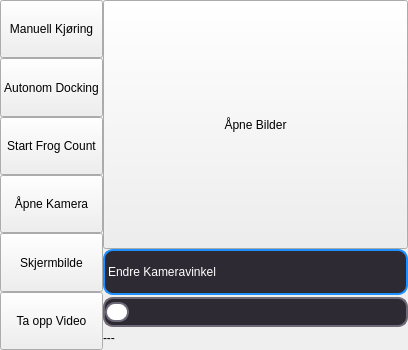
                              <widget class="QFrame" name="motorOuterContainer">
                               <property name="sizePolicy">
                                <sizepolicy hsizetype="Preferred" vsizetype="Preferred">
                                 <horstretch>0</horstretch>
                                 <verstretch>0</verstretch>
                                </sizepolicy>
                               </property>
                               <property name="minimumSize">
                                <size>
                                 <width>0</width>
                                 <height>350</height>
                                </size>
                               </property>
                               <property name="maximumSize">
                                <size>
                                 <width>16777215</width>
                                 <height>16777215</height>
                                </size>
                               </property>
                               <property name="styleSheet">
                                <string notr="true"/>
                               </property>
                               <layout class="QVBoxLayout" name="verticalLayout_7">
                                <property name="spacing">
                                 <number>0</number>
                                </property>
                                <property name="leftMargin">
                                 <number>0</number>
                                </property>
                                <property name="topMargin">
                                 <number>0</number>
                                </property>
                                <property name="rightMargin">
                                 <number>0</number>
                                </property>
                                <property name="bottomMargin">
                                 <number>0</number>
                                </property>
                                <item>
                                 <layout class="QHBoxLayout" name="horizontalLayout_2">
                                  <item>
                                   <layout class="QVBoxLayout" name="verticalLayout_15">
                                    <item>
                                     <widget class="QPushButton" name="btnManuell">
                                      <property name="sizePolicy">
                                       <sizepolicy hsizetype="Minimum" vsizetype="Minimum">
                                        <horstretch>0</horstretch>
                                        <verstretch>0</verstretch>
                                       </sizepolicy>
                                      </property>
                                      <property name="text">
                                       <string>Manuell Kjøring</string>
                                      </property>
                                     </widget>
                                    </item>
                                    <item>
                                     <widget class="QPushButton" name="btnAutonom">
                                      <property name="sizePolicy">
                                       <sizepolicy hsizetype="Minimum" vsizetype="Minimum">
                                        <horstretch>0</horstretch>
                                        <verstretch>0</verstretch>
                                       </sizepolicy>
                                      </property>
                                      <property name="text">
                                       <string>Autonom Docking</string>
                                      </property>
                                     </widget>
                                    </item>
                                    <item>
                                     <widget class="QPushButton" name="btnFrogCount">
                                      <property name="sizePolicy">
                                       <sizepolicy hsizetype="Minimum" vsizetype="Minimum">
                                        <horstretch>0</horstretch>
                                        <verstretch>0</verstretch>
                                       </sizepolicy>
                                      </property>
                                      <property name="text">
                                       <string>Start Frog Count</string>
                                      </property>
                                     </widget>
                                    </item>
                                    <item>
                                     <widget class="QPushButton" name="btnOpenCamera">
                                      <property name="sizePolicy">
                                       <sizepolicy hsizetype="Minimum" vsizetype="Minimum">
                                        <horstretch>0</horstretch>
                                        <verstretch>0</verstretch>
                                       </sizepolicy>
                                      </property>
                                      <property name="text">
                                       <string>Åpne Kamera</string>
                                      </property>
                                     </widget>
                                    </item>
                                    <item>
                                     <widget class="QPushButton" name="btnTakePic">
                                      <property name="sizePolicy">
                                       <sizepolicy hsizetype="Minimum" vsizetype="Minimum">
                                        <horstretch>0</horstretch>
                                        <verstretch>0</verstretch>
                                       </sizepolicy>
                                      </property>
                                      <property name="text">
                                       <string>Skjermbilde</string>
                                      </property>
                                     </widget>
                                    </item>
                                    <item>
                                     <widget class="QPushButton" name="btnRecord">
                                      <property name="sizePolicy">
                                       <sizepolicy hsizetype="Minimum" vsizetype="Minimum">
                                        <horstretch>0</horstretch>
                                        <verstretch>0</verstretch>
                                       </sizepolicy>
                                      </property>
                                      <property name="text">
                                       <string>Ta opp Video</string>
                                      </property>
                                     </widget>
                                    </item>
                                   </layout>
                                  </item>
                                  <item>
                                   <layout class="QVBoxLayout" name="verticalLayout_16">
                                    <item>
                                     <layout class="QVBoxLayout" name="verticalLayout_34">
                                      <item>
                                       <layout class="QHBoxLayout" name="horizontalLayout_15">
                                        <item>
                                         <widget class="QPushButton" name="showNewWindow">
                                          <property name="sizePolicy">
                                           <sizepolicy hsizetype="Minimum" vsizetype="Minimum">
                                            <horstretch>0</horstretch>
                                            <verstretch>0</verstretch>
                                           </sizepolicy>
                                          </property>
                                          <property name="text">
                                           <string>Åpne Bilder</string>
                                          </property>
                                         </widget>
                                        </item>
                                       </layout>
                                      </item>
                                      <item>
                                       <layout class="QHBoxLayout" name="horizontalLayout_16">
                                        <item>
                                         <layout class="QHBoxLayout" name="horizontalLayout_17">
                                          <item>
                                           <layout class="QVBoxLayout" name="verticalLayout_37">
                                            <item>
                                             <widget class="QLabel" name="label_10">
                                              <property name="minimumSize">
                                               <size>
                                                <width>0</width>
                                                <height>20</height>
                                               </size>
                                              </property>
                                              <property name="maximumSize">
                                               <size>
                                                <width>16777215</width>
                                                <height>50</height>
                                               </size>
                                              </property>
                                              <property name="styleSheet">
                                               <string notr="true">QWidget {
    background-color: #6E6976;
}

QFrame {
    background-color: #2E2A33;
    border: 2px solid #1E90FF;
    border-radius: 10px;
}

QPushButton {
    background-color: #2E2A33;
    border: 2px solid #1E90FF;
    border-radius: 10px;
    color: #FFFFFF;
    padding: 5px;
}

QPushButton:hover {
    background-color: #6E6976;
    color: #FFFFFF;
}

QLineEdit {
    background-color: #2E2A33;
    border: 2px solid #1E90FF;
    border-radius: 10px;
    color: #FFFFFF;
    padding: 5px;
}

QLabel {
    color: #FFFFFF;
}
QLabel {
  qproperty-alignment: 'AlignCenter';
}
</string>
                                              </property>
                                              <property name="text">
                                               <string>Endre Kameravinkel</string>
                                              </property>
                                             </widget>
                                            </item>
                                            <item>
                                             <widget class="QSlider" name="sliderCamVinkel">
                                              <property name="sizePolicy">
                                               <sizepolicy hsizetype="MinimumExpanding" vsizetype="Fixed">
                                                <horstretch>5</horstretch>
                                                <verstretch>0</verstretch>
                                               </sizepolicy>
                                              </property>
                                              <property name="minimumSize">
                                               <size>
                                                <width>200</width>
                                                <height>30</height>
                                               </size>
                                              </property>
                                              <property name="maximumSize">
                                               <size>
                                                <width>16777215</width>
                                                <height>26</height>
                                               </size>
                                              </property>
                                              <property name="styleSheet">
                                               <string notr="true">QWidget {
    background-color: #6E6976;
}

QFrame {
    background-color: #2E2A33;
    border: 2px solid #6E6976;
    border-radius: 10px;
}

QPushButton {
    background-color: #2E2A33;
    border: 2px solid #6E6976;
    border-radius: 10px;
    color: #FFFFFF;
    padding: 5px;
}

QPushButton:hover {
    background-color: #6E6976;
    color: #FFFFFF;
}

QLineEdit {
    background-color: #2E2A33;
    border: 2px solid #6E6976;
    border-radius: 10px;
    color: #FFFFFF;
    padding: 5px;
}

QLabel {
    color: #FFFFFF;
}

QSlider {
    background-color: #2E2A33;
    border: 2px solid #6E6976;
    border-radius: 10px;
}

QSlider::groove:horizontal {
    height: 10px;
    background: qlineargradient(x1: 0, y1: 0, x2: 1, y2: 0,
                                stop: 0 #009BFF, stop: 1 #003BFF); /* Blue gradient */
    border-radius: 5px;
}

QSlider::handle:horizontal {
    width: 20px;
    background: #FFFFFF;
    border: 2px solid #6E6976;
    margin: -5px 0px;
    border-radius: 10px;
}

QSlider::handle:horizontal:hover {
    background: #2E2A33;
}

QSlider::sub-page:horizontal {
    background: qlineargradient(x1: 0, y1: 0, x2: 1, y2: 0,
                                stop: 0 #009BFF, stop: 1 #003BFF); /* Blue gradient */
    border-radius: 5px;
}

QSlider::add-page:horizontal {
    background: #2E2A33;
    border-radius: 5px;
}</string>
                                              </property>
                                              <property name="maximum">
                                               <number>180</number>
                                              </property>
                                              <property name="orientation">
                                               <enum>Qt::Horizontal</enum>
                                              </property>
                                             </widget>
                                            </item>
                                            <item>
                                             <widget class="QLabel" name="labelKameraVinkel">
                                              <property name="sizePolicy">
                                               <sizepolicy hsizetype="Expanding" vsizetype="Preferred">
                                                <horstretch>0</horstretch>
                                                <verstretch>0</verstretch>
                                               </sizepolicy>
                                              </property>
                                              <property name="minimumSize">
                                               <size>
                                                <width>305</width>
                                                <height>0</height>
                                               </size>
                                              </property>
                                              <property name="maximumSize">
                                               <size>
                                                <width>100</width>
                                                <height>25</height>
                                               </size>
                                              </property>
                                              <property name="styleSheet">
                                               <string notr="true">QLabel {
  qproperty-alignment: 'AlignCenter';
}</string>
                                              </property>
                                              <property name="text">
                                               <string>---</string>
                                              </property>
                                             </widget>
                                            </item>
                                           </layout>
                                          </item>
                                         </layout>
                                        </item>
                                       </layout>
                                      </item>
                                     </layout>
                                    </item>
                                   </layout>
                                  </item>
                                 </layout>
                                </item>
                               </layout>
                              </widget>
